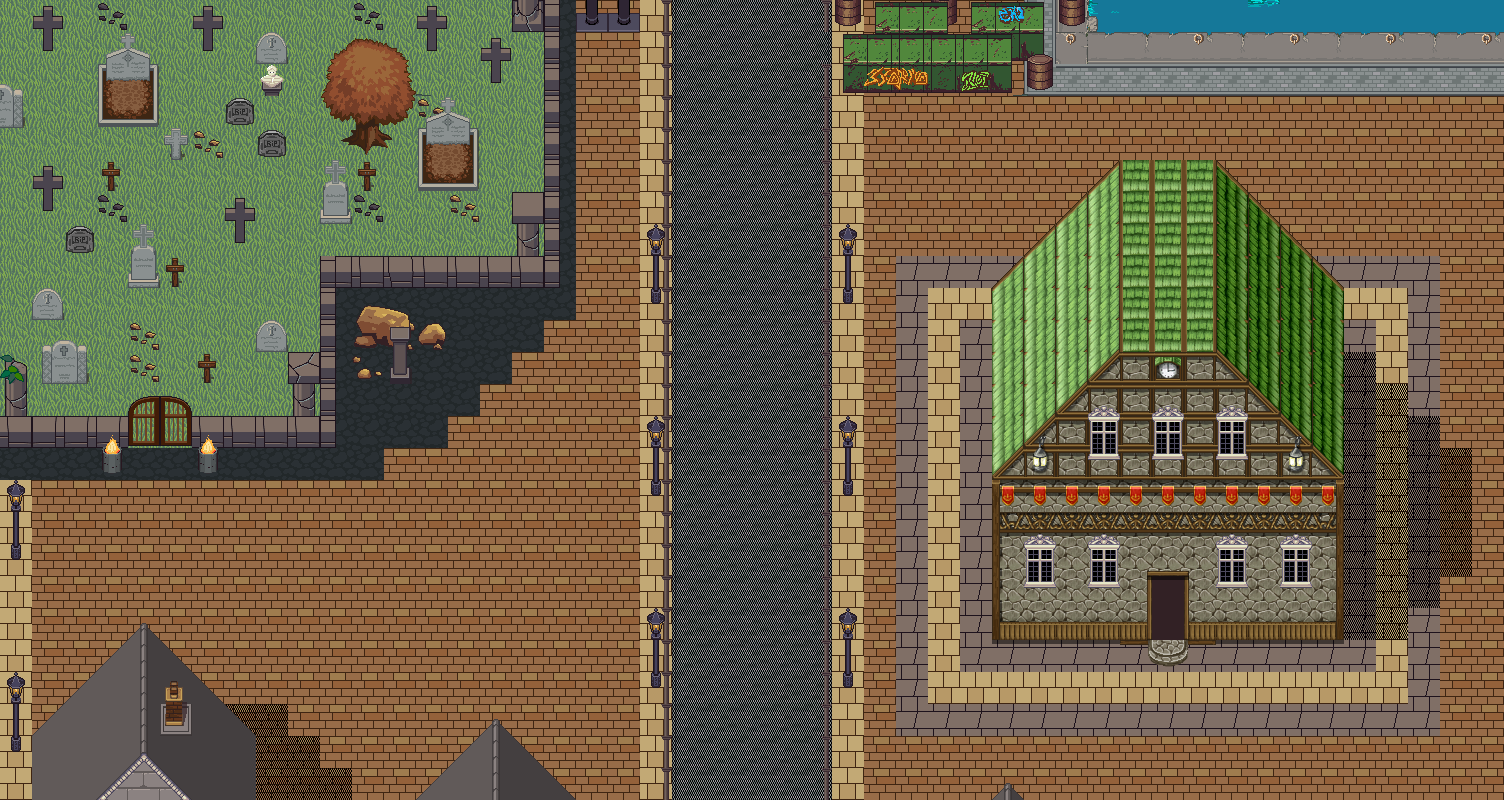

This is a level from a 2D game, rendered from its Tiled map with the project's own tilesets. A one-line summary and the map file follow, with tile-layer data summarised:
An orthogonal 47x25 tile map with 32x32 px tiles, 5 tile layers (Capa de Patrones 1, Capa de patrones 2, Capa de patrones 3, Capa de patrones 4, ...), 9 tilesets.

<map version="1.2" tiledversion="1.2.2" orientation="orthogonal" renderorder="right-down" width="47" height="25" tilewidth="32" tileheight="32" infinite="0" nextlayerid="6" nextobjectid="1">
 <tileset firstgid="1" source="../Construccion Mapas/Window1.tsx" />
 <tileset firstgid="17" source="../Construccion Mapas/interior4.tsx" />
 <tileset firstgid="1041" source="../Construccion Mapas/Outside_B.tsx" />
 <tileset firstgid="1297" name="interior6" tilewidth="32" tileheight="32" tilecount="400" columns="20">
  <image source="../Construccion Mapas/tileset01.png" width="640" height="640" />
 </tileset>
 <tileset firstgid="1697" source="../Construccion Mapas/interior7.tsx" />
 <tileset firstgid="2721" source="../Construccion Mapas/city_inside.tsx" />
 <tileset firstgid="3105" source="../Construccion Mapas/BlueTownv2_byLunarea.tsx" />
 <tileset firstgid="3361" source="../Construccion Mapas/TileE2-byLunarea.tsx" />
 <tileset firstgid="3617" source="../Construccion Mapas/tileset_town_multi_v002.tsx" />
 <layer id="1" name="Capa de Patrones 1" width="47" height="25">
  <data>[1175 cells, 1175 non-empty, 32 distinct tile ids]</data>
 </layer>
 <layer id="2" name="Capa de patrones 2" width="47" height="25">
  <data>[1175 cells, 401 non-empty, 93 distinct tile ids]</data>
 </layer>
 <layer id="3" name="Capa de patrones 3" width="47" height="25">
  <data>[1175 cells, 195 non-empty, 46 distinct tile ids]</data>
 </layer>
 <layer id="4" name="Capa de patrones 4" width="47" height="25">
  <data>[1175 cells, 8 non-empty, 5 distinct tile ids]</data>
 </layer>
 <layer id="5" name="Capa de patrones 5" width="47" height="25">
  <data>[1175 cells, 24 non-empty, 1 distinct tile ids]</data>
 </layer>
</map>
